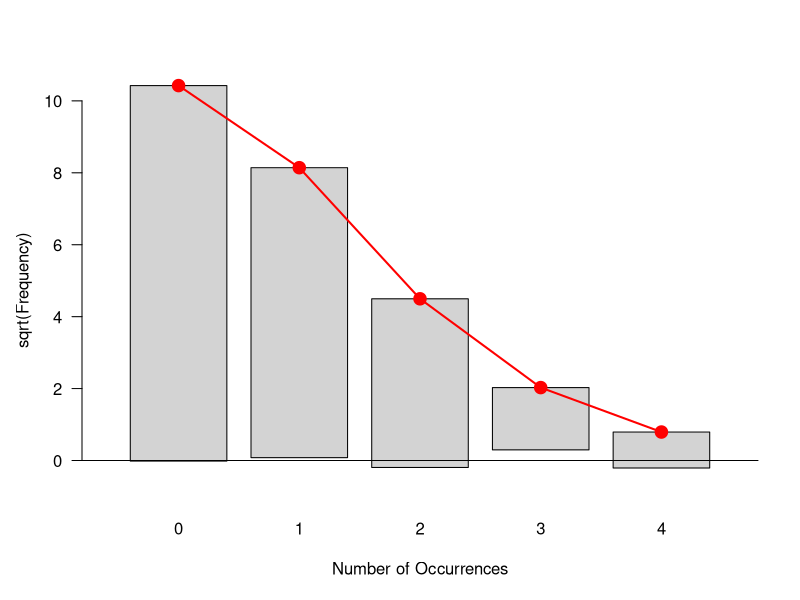
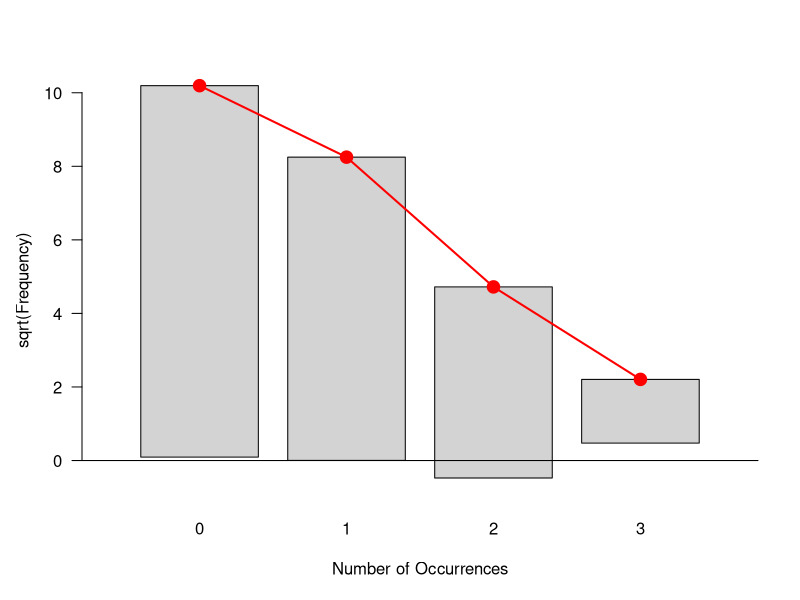

The R script that drew these images, in order:
## ---- chunk 1
library(vcd)
library(broom)
## ---- chunk 2
data("HorseKicks")
HorseKicks
## ---- chunk 3
gf <- goodfit(HorseKicks)
summary(gf)
plot(gf)
## ---- chunk 4
gf$par$lambda
## ---- chunk 5
library(tidyverse)
kicks <- rpois(200, gf$par$lambda)
kicktab <- table(kicks)
kicktab
gf1 <- goodfit(kicktab)
summary(gf1)
plot(gf1)
gf1$par$lambda
